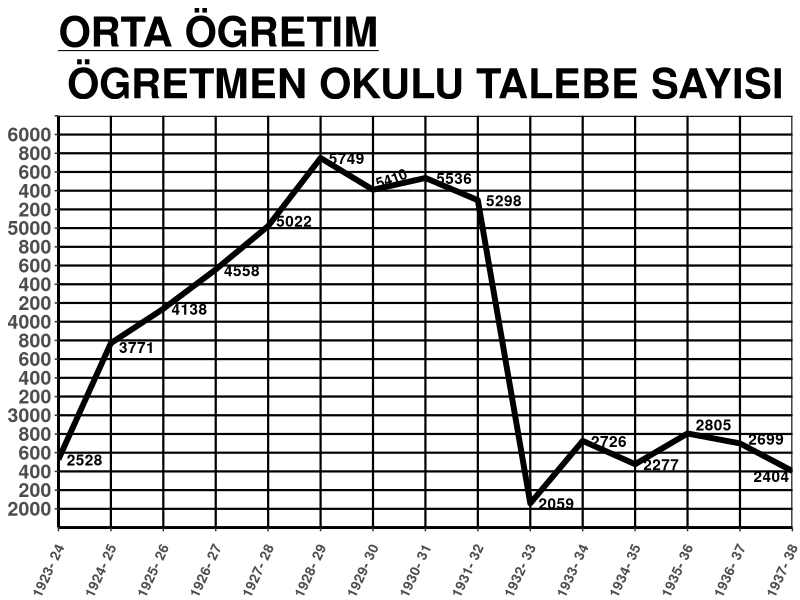

The R script that drew this image:
library(ggplot2)
tarih <- seq(1923,1937)
miktar <- c(2528,3771,4138,4558,5022,5749,5410,5536,5298,2059,2726,2477,2805,2699,2404)
talebe <- data.frame(tarih,miktar)
ggplot(talebe, aes(tarih,miktar)) + geom_line(size=2) +
  theme_classic() +
  theme(panel.grid.major = element_line(colour = "black", size = 0.75)) +
  labs(
    title = expression(bold(paste(underline("ORTA ÖGRETIM")))),
    subtitle = "ÖGRETMEN OKULU TALEBE SAYISI"
  ) +
  theme(plot.title = element_text(size = 30, face="bold", hjust = 0)) +
  theme(plot.subtitle = element_text(size=30, face = "bold", hjust = 0.5)) +
  theme(axis.title = element_blank()) +
  theme(axis.text.x = element_text(angle = 65, face = "bold", vjust = 1, hjust = 1.15, size = 10)) +
  theme(axis.text.y = element_text(size = 14, face = "bold")) +
  theme(axis.line = element_line(size = 1)) + 
  scale_x_continuous(
    limits = c(1923,1937),
    breaks = seq(1923,1937),
    labels = c("1923- 24","1924- 25","1925- 26","1926- 27","1927- 28","1928- 29","1929- 30",
               "1930- 31","1931- 32","1932- 33","1933- 34","1934- 35","1935- 36","1936- 37","1937- 38"),
    expand = c(0,0)
  ) +
  scale_y_continuous(
    limits = c(1800,6200),
    breaks = seq(2000,6200, by = 200),
    labels = c("2000","200","400","600","800","3000","200","400","600","800","4000",
               "200","400","600","800","5000","200","400","600","800","6000",""),
    expand = c(0,0)
  ) +
  annotate(geom = "text", x = 1923.5, y = 2528, label = "2528", fontface = "bold") +
  annotate(geom = "text", x = 1924.5, y = 3730, label = "3771", fontface = "bold") +
  annotate(geom = "text", x = 1925.5, y = 4138, label = "4138", fontface = "bold") +
  annotate(geom = "text", x = 1926.5, y = 4550, label = "4558", fontface = "bold") +
  annotate(geom = "text", x = 1927.5, y = 5080, label = "5022", fontface = "bold") +
  annotate(geom = "text", x = 1928.5, y = 5749, label = "5749", fontface = "bold") +
  annotate(geom = "text", x = 1929.35, y = 5530, label = "5410", fontface = "bold", angle = 20, size = 3.7) +
  annotate(geom = "text", x = 1930.55, y = 5536, label = "5536", fontface = "bold") +
  annotate(geom = "text", x = 1931.5, y = 5298, label = "5298", fontface = "bold") +
  annotate(geom = "text", x = 1932.5, y = 2059, label = "2059", fontface = "bold") +
  annotate(geom = "text", x = 1933.5, y = 2726, label = "2726", fontface = "bold") +
  annotate(geom = "text", x = 1934.5, y = 2477, label = "2277", fontface = "bold") +
  annotate(geom = "text", x = 1935.5, y = 2900, label = "2805", fontface = "bold") +
  annotate(geom = "text", x = 1936.5, y = 2750, label = "2699", fontface = "bold") +
  annotate(geom = "text", x = 1936.6, y = 2352, label = "2404", fontface = "bold")
